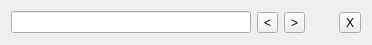
<?xml version="1.0" encoding="UTF-8"?>
<ui version="4.0">
 <class>UserWidget</class>
 <widget class="QWidget" name="UserWidget">
  <property name="geometry">
   <rect>
    <x>0</x>
    <y>0</y>
    <width>372</width>
    <height>45</height>
   </rect>
  </property>
  <property name="sizePolicy">
   <sizepolicy hsizetype="MinimumExpanding" vsizetype="Fixed">
    <horstretch>0</horstretch>
    <verstretch>0</verstretch>
   </sizepolicy>
  </property>
  <property name="windowTitle">
   <string>Form</string>
  </property>
  <property name="styleSheet">
   <string notr="true">QToolButton[active=&quot;true&quot;] {
  color: red;
  font-weight: bold;
}
#root {
  border: 1px solid white;
}</string>
  </property>
  <layout class="QHBoxLayout" name="horizontalLayout">
   <item>
    <widget class="QLineEdit" name="lineEdit"/>
   </item>
   <item>
    <widget class="QToolButton" name="toolButton">
     <property name="text">
      <string>&lt;</string>
     </property>
    </widget>
   </item>
   <item>
    <widget class="QToolButton" name="toolButton_2">
     <property name="text">
      <string>&gt;</string>
     </property>
    </widget>
   </item>
   <item>
    <spacer name="horizontalSpacer">
     <property name="orientation">
      <enum>Qt::Horizontal</enum>
     </property>
     <property name="sizeType">
      <enum>QSizePolicy::Fixed</enum>
     </property>
     <property name="sizeHint" stdset="0">
      <size>
       <width>28</width>
       <height>20</height>
      </size>
     </property>
    </spacer>
   </item>
   <item>
    <widget class="QToolButton" name="toolButton_3">
     <property name="text">
      <string>X</string>
     </property>
    </widget>
   </item>
  </layout>
 </widget>
 <resources/>
 <connections>
  <connection>
   <sender>lineEdit</sender>
   <signal>textChanged(QString)</signal>
   <receiver>UserWidget</receiver>
   <slot>emitChanged()</slot>
   <hints>
    <hint type="sourcelabel">
     <x>92</x>
     <y>22</y>
    </hint>
    <hint type="destinationlabel">
     <x>122</x>
     <y>43</y>
    </hint>
   </hints>
  </connection>
  <connection>
   <sender>toolButton_3</sender>
   <signal>clicked()</signal>
   <receiver>UserWidget</receiver>
   <slot>deleteLater()</slot>
   <hints>
    <hint type="sourcelabel">
     <x>396</x>
     <y>22</y>
    </hint>
    <hint type="destinationlabel">
     <x>208</x>
     <y>22</y>
    </hint>
   </hints>
  </connection>
 </connections>
 <slots>
  <slot>emitChanged()</slot>
 </slots>
</ui>
